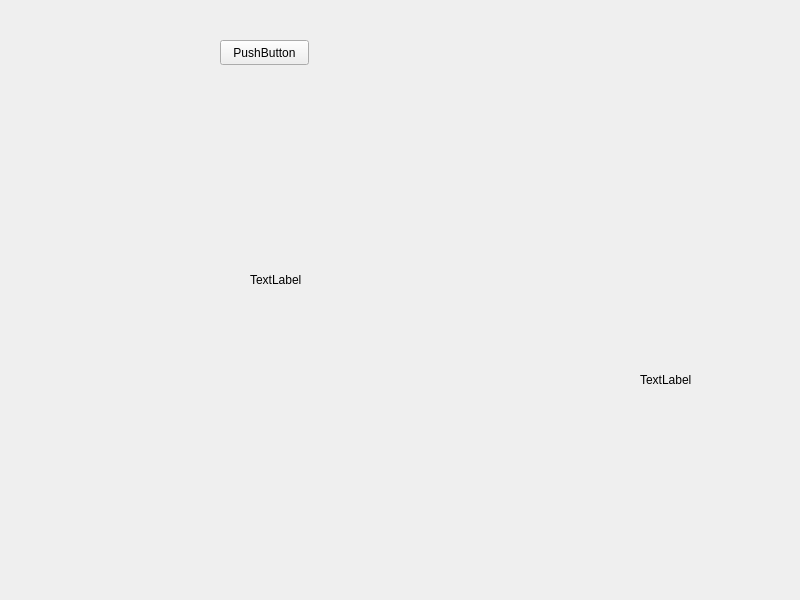
<?xml version="1.0" encoding="UTF-8"?>
<ui version="4.0">
 <class>Widget</class>
 <widget class="QWidget" name="Widget">
  <property name="geometry">
   <rect>
    <x>0</x>
    <y>0</y>
    <width>800</width>
    <height>600</height>
   </rect>
  </property>
  <property name="windowTitle">
   <string>Widget</string>
  </property>
  <widget class="QLabel" name="label">
   <property name="geometry">
    <rect>
     <x>250</x>
     <y>130</y>
     <width>500</width>
     <height>300</height>
    </rect>
   </property>
   <property name="text">
    <string>TextLabel</string>
   </property>
  </widget>
  <widget class="QPushButton" name="pushButton">
   <property name="geometry">
    <rect>
     <x>220</x>
     <y>40</y>
     <width>89</width>
     <height>25</height>
    </rect>
   </property>
   <property name="text">
    <string>PushButton</string>
   </property>
  </widget>
  <widget class="QLabel" name="label_2">
   <property name="geometry">
    <rect>
     <x>640</x>
     <y>330</y>
     <width>100</width>
     <height>100</height>
    </rect>
   </property>
   <property name="text">
    <string>TextLabel</string>
   </property>
  </widget>
 </widget>
 <resources/>
 <connections/>
</ui>
